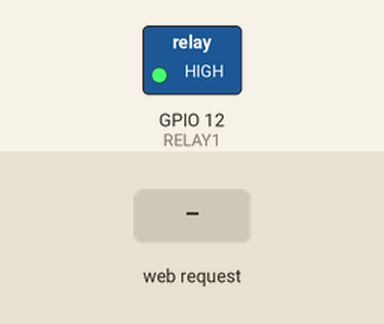
Recording of a sketch running on a simulated ESP32. Parts: switched loads named in the sketch (green lamp = pin HIGH). Inputs (shaded band) come from the test bench. WiFi joins after 1.5 s; servers stay silent unless stated; what the sketch prints to the serial monitor is not drawn.

Above: at 3.7 s.
3.8 s: HTTP request GET /ON received
At 5.0 s:
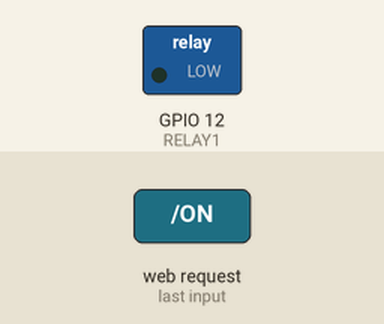
5.3 s: HTTP request GET /OFF received
At 6.2 s:
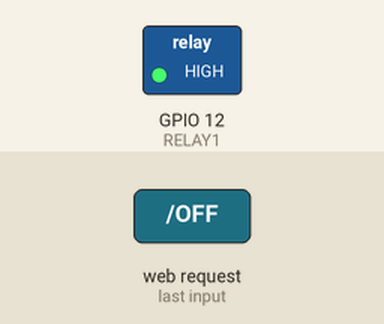
Timing chart, 0 to 8.3 s (numbered marks = the images above; inputs shaded):
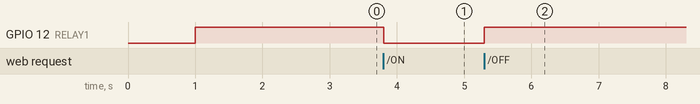

Measured:
- after the input at 3.8 s, GPIO 12 (RELAY1): HIGH → LOW at once
- after the input at 5.3 s, GPIO 12 (RELAY1): LOW → HIGH at once

The sketch:

ESP_32_EXpostory_project_Final_code-2.ino
```cpp
#include <WiFi.h>

// ===== WiFi Login =====
const char* ssid     = "WIFI name";
const char* password = "Password";

// ===== Pins =====
#define RELAY1  12   // Relay control pin (active LOW)

// ===== Web Server =====
WiFiServer server(80);

// ===== HTML Page (Raw Literal) =====
const char MAIN_page[] PROGMEM = R"=====(
<!DOCTYPE html>
<html lang="en">
<head>
    <meta charset="UTF-8">
    <meta name="viewport" content="width=device-width, initial-scale=1.0">
    <meta name="description" content="IoT-Based Air Purifier project by Waleed Asif, Anis Shah Gillani, and Adnan Liaqat from Air University, Islamabad. Learn about the design, implementation, and control system using recycled hardware.">
    <meta name="keywords" content="IoT, Air Purifier, Recycled Hardware, ESP32, Mechatronics, Biomedical Engineering">
    <title>Design and Implementation of an IoT-Based Air Purifier Using Fully Recycled Hardware</title>
    <link href="https://fonts.googleapis.com/css2?family=Roboto:wght@300;400;500;700&display=swap" rel="stylesheet">
    <style>
        body {
            font-family: 'Roboto', Arial, sans-serif;
            margin: 0;
            padding: 0;
            background-color: #003366;
            color: #333;
            line-height: 1.6;
        }
        .header {
            text-align: center;
            background: linear-gradient(135deg, #004080, #0066cc);
            color: white;
            padding: 40px 20px;
            font-size: 2.5rem;
            font-weight: 700;
            box-sh

            adow: 0 4px 8px rgba(0,0,0,0.3);
        }
        .sub-header {
            font-size: 1.2rem;
            font-style: italic;
            color: #ffffff;
            margin-bottom: 40px;
            text-align: center;
            font-weight: 500;
            padding: 20px;
            background-color: rgba(255,255,255,0.1);
        }
        .tabs {
            display: flex;
            justify-content: center;
            background-color: #004080;
            padding: 15px;
            box-shadow: 0 2px 4px rgba(0,0,0,0.2);
        }
        .tabs a {
            text-decoration: none;
            color: white;
            padding: 15px 30px;
            margin: 0 10px;
            border-radius: 5px;
            background-color: #555;
            transition: all 0.3s ease;
            font-weight: 500;
        }
        .tabs a:hover {
            background-color: #777;
            transform: translateY(-2px);
        }
        .content {
            max-width: 1200px;
            margin: 0 auto;
            padding: 40px 20px;
            background-color: #ffffff;
            border-radius: 10px;
            margin-top: 20px;
            box-shadow: 0 4px 12px rgba(0,0,0,0.1);
        }
        .cream-background {
            background-color: #faf0e6;
            padding: 30px;
            color: #333;
            font-size: 1.5rem;
            font-weight: 500;
            margin-top: 20px;
            border-radius: 10px;
            text-align: center;
            border: 1px solid #ddd;
            box-shadow: 0 2px 6px rgba(0,0,0,0.1);
        }
        .slider-container {
            text-align: center;
            margin-top: 50px;
        }
        .switch {
            position: relative;
            display: inline-block;
            width: 60px;
            height: 34px;
        }
        .switch input {
            opacity: 0;
            width: 0;
            height: 0;
        }
        .slider {
            position: absolute;
            cursor: pointer;
            top: 0;
            left: 0;
            right: 0;
            bottom: 0;
            background-color: #ccc;
            transition: 0.4s;
            border-radius: 50px;
        }
        .slider:before {
            position: absolute;
            content: "";
            height: 26px;
            width: 26px;
            border-radius: 50px;
            left: 4px;
            bottom: 4px;
            background-color: white;
            transition: 0.4s;
        }
        input:checked + .slider {
            background-color: #4CAF50;
        }
        input:checked + .slider:before {
            transform: translateX(26px);
        }

        .animation-text {
            font-size: 1.5rem;
            color: #333;
            font-weight: 500;
            text-align: center;
            padding: 20px;
        }

        .slider-speed-container {
            margin-top: 30px;
            color: #333;
            text-align: center;
        }
        .slider-speed-container label {
            font-size: 1.2rem;
            font-weight: 500;
        }

        .about-us-content {
            background-color: #faf0e6;
            color: #333;
            padding: 30px;
            border-radius: 10px;
            margin-top: 20px;
            box-shadow: 0 2px 6px rgba(0,0,0,0.1);
        }
        .about-us-content h2 {
            font-size: 1.8rem;
            font-weight: 700;
            margin-bottom: 20px;
        }
        .about-us-content p {
            margin-bottom: 15px;
        }

        footer {
            background-color: #004080;
            color: white;
            text-align: center;
            padding: 20px;
            margin-top: 40px;
            font-size: 0.9rem;
        }
        footer a {
            color: #add8e6;
            text-decoration: none;
        }
        footer a:hover {
            text-decoration: underline;
        }

        @keyframes fadeIn {
            from { opacity: 0; transform: translateY(20px); }
            to { opacity: 1; transform: translateY(0); }
        }
        .header, .sub-header, .content {
            animation: fadeIn 1s ease-out;
        }
    </style>
</head>
<body>

    <div class="header">
        Design and Implementation of an IoT-Based Air Purifier Using Fully Recycled Hardware
    </div>

    <div class="sub-header">
        Waleed Asif (242052) | Anis Shah Gillani (242073) | Adnan Liaqat (242039)<br>
        Department of Mechatronics Engineering and Biomedical Engineering, Air University, Islamabad<br>
        Supervisor: Fizza Farukh
    </div>

    <div class="tabs">
        <a href="#control-system">Control System</a>
        <a href="#project-details">Project Details</a>
        <a href="#about">About Us</a>
    </div>

    <!-- Control System Section -->
    <div class="content" id="control-system">
        <div class="cream-background">
            <h2>Control System</h2>
        </div>

        <div class="cream-background">
            <h3>Control Panel</h3>
            <p>This interactive control panel allows real-time management of the air purifier's fan and speed settings.</p>
        </div>

        <div class="slider-container">
            <label>Fan Status:</label><br>
            <label class="switch">
                <input type="checkbox" id="fan-switch">
                <span class="slider"></span>
            </label><br><br>
            <label id="fan-status">OFF</label>
        </div>

        <div class="slider-speed-container">
            <label>Fan Speed (0 to 100):</label><br>
            <input type="range" id="speed-control" name="speed" min="0" max="100" value="0">
            <br><br>
            <label id="speed-status">0</label>
        </div>

        <div class="cream-background">
            <div class="animation-text">
                This project demonstrates sustainable engineering practices through the use of recycled materials in IoT applications.
            </div>
        </div>
    </div>

    <!-- Project Details Section -->
    <div class="content" id="project-details">
        <h2>Project Details</h2>
        <p><strong>IoT-Based Air Purifier Made from Recycled Components — My Complete DIY Build</strong></p>
        <p>Indoor air quality matters more today than ever before. But instead of buying an expensive commercial air purifier, I decided to create my own — using IoT technology, upcycled materials, and a few essential electronics. The goal was simple:</p>
        <ul>
            <li>✔ Build a low-cost air purifier</li>
            <li>✔ Use recycled components</li>
            <li>✔ Add IoT monitoring and automation</li>
            <li>✔ Make something powerful, sustainable, and fully DIY</li>
        </ul>
        <p>This project turned into a working IoT-based smart air purifier, all powered by an ESP32 microcontroller and old parts that would otherwise have gone to waste.</p>
        <p><strong>⭐ Why I Built an IoT-Based Air Purifier</strong></p>
        <p>I wanted a purifier that:</p>
        <ul>
            <li>Cleans air effectively using real car-grade air filters</li>
            <li>Runs on low power</li>
            <li>Uses IoT for remote monitoring and control</li>
            <li>Is built entirely from recycled and reused materials</li>
            <li>Costs much less than commercial purifiers</li>
        </ul>
        <p>With this in mind, I collected old components like laptop chargers, car air filters, wooden leftover pieces, and 3D-printed parts.</p>

        <p><strong>🧰 Components Used (Mostly Recycled)</strong></p>
        <h3>Electronics</h3>
        <ul>
            <li>ESP32 microcontroller – for Wi-Fi + IoT control</li>
            <li>Two LM2596 buck converters</li>
            <li>1 for the 12V car fan</li>
            <li>1 for ESP32 + 5V Relay</li>
            <li>5V Relay Module – for switching the fan</li>
            <li>24V old laptop charger – main power supply</li>
            <li>Cooling Fan (from old PC/car AC duct)</li>
        </ul>
        <h3>Mechanical + Recycled Parts</h3>
        <ul>
            <li>Three car air filters (reused, cleaned, and combined)</li>
            <li>Custom wooden structure – top + bottom plates for airflow</li>
            <li>3D-Printed Electronics Box – holds ESP32, LM2596s, relay, power input</li>
            <li>Scrap wires and connectors</li>
        </ul>

        <p><strong>🔧 Step-By-Step: How I Built the Purifier</strong></p>
        <h3>Step 1: Designing the Airflow System</h3>
        <p>I started with three old car air filters. They were cleaned thoroughly and arranged in a box-like structure to increase the surface area for maximum filtration.</p>
        <p>The fan was mounted on the top wooden plate, pulling air upward. The bottom wooden plate allows air intake from below. Air moves through all filters and exits purified from the top.</p>
        <p>This created a vertical airflow design, similar to commercial HEPA purifiers.</p>

        <h3>Step 2: Making the Purifier Body</h3>
        <p>Wooden Base and Top</p>
        <p>I cut two wooden plates:</p>
        <ul>
            <li>Bottom plate → holds the filter box</li>
            <li>Top plate → holds the fan</li>
        </ul>
        <p>3D-Printed Electronics Box</p>
        <p>I designed and printed a compact casing to store:</p>
        <ul>
            <li>ESP32</li>
            <li>Both LM2596 buck converters</li>
            <li>Relay</li>
            <li>Wiring and connectors</li>
        </ul>
        <p>This box attaches neatly to the side of the filter unit.</p>

        <h3>Step 3: Power Management Using Recycled LM2596 Converters</h3>
        <p>Since I used a 24V old laptop charger, I had to step down voltages:</p>
        <ul>
            <li>LM2596 #1 → 12V for the Fan</li>
            <li>LM2596 #2 → 5V for ESP32 and Relay</li>
        </ul>
        <p>This allowed me to:</p>
        <ul>
            <li>Power everything from one old charger</li>
            <li>Avoid buying new adapters</li>
            <li>Keep the setup clean and efficient</li>
        </ul>

        <h3>Step 4: Installing the Fan</h3>
        <p>The fan sits at the top, tightly fixed with screws. It pulls air through the filters, and air exits upward. The strong airflow helps remove dust and pollutants.</p>
        <p>I made sure the edges were sealed so that all air must pass through the filters.</p>

        <h3>Step 5: Wiring the Electronics</h3>
        <p>Wiring included:</p>
        <ul>
            <li>24V → LM2596 (12V) → Fan</li>
            <li>24V → LM2596 (5V) → Relay + ESP32</li>
            <li>Relay signal pin → ESP32 GPIO</li>
            <li>ESP32 connected to Wi-Fi for IoT control</li>
        </ul>
        <p>I kept all cables inside the 3D-printed box for safety and neatness.</p>

        <h3>💡 Step 6: IoT Features (Powered by ESP32)</h3>
        <ul>
            <li>✔ Wi-Fi Control</li>
            <li>✔ Real-Time Monitoring</li>
            <li>✔ Automation</li>
            <li>✔ Cloud Dashboard (optional)</li>
        </ul>

        <p>This turned a simple purifier into a smart purifier.</p>

        <h3>🎉 Final Assembly</h3>
        <p>All components were mounted:</p>
        <ul>
            <li>Filters enclosed in a sturdy box</li>
            <li>Fan fitted on top plate</li>
            <li>Power cable connected</li>
            <li>3D printed electronics box fixed on the side</li>
        </ul>

        <p>The final build looked clean, modern, and surprisingly powerful — despite being made mostly from recycled parts.</p>

        <p><strong>🌿 Environmental Impact</strong></p>
        <p>This project used components that would otherwise be thrown away:</p>
        <ul>
            <li>Old laptop charger</li>
            <li>Discarded car air filters</li>
            <li>Recycled wood</li>
            <li>Spare cooling fan</li>
            <li>Reused LM2596 modules</li>
        </ul>
        <p>It proves that sustainability + technology can work together beautifully.</p>

        <p><strong>🧪 Performance & Testing</strong></p>
        <p>The purifier was tested in a closed room:</p>
        <ul>
            <li>Dust smell reduced noticeably</li>
            <li>Airflow was strong due to powerful fan</li>
            <li>Filters captured visible dust within days</li>
            <li>ESP32 remote control worked flawlessly</li>
        </ul>
        <p>Adding optional sensors (PM2.5, CO₂, VOC) can make it even more advanced.</p>

        <p><strong>📌 Conclusion</strong></p>
        <p>This IoT-Based Air Purifier Using Recycled Materials is:</p>
        <ul>
            <li>Affordable</li>
            <li>Eco-friendly</li>
            <li>Functional</li>
            <li>Smart</li>
            <li>Easy to build</li>
            <li>Highly customizable</li>
        </ul>
        <p>It’s a great project for anyone interested in IoT, sustainability, and DIY engineering.</p>
    </div>

    <!-- About Us Section -->
    <div class="content" id="about">
        <div class="cream-background">
            <h2>About Us</h2>
        </div>
        <div class="about-us-content">
            <h2>Project Team</h2>
            <p><strong>Team Members:</strong> Waleed Asif (242052), Anis Shah Gillani (242073), Adnan Liaqat (242039)</p>
            <p><strong>Department:</strong> Department of Mechatronics Engineering and Biomedical Engineering, Air University, Islamabad</p>
            <p><strong>Supervisor:</strong> Fizza Farukh</p>
            <p><strong>Contact Information:</strong></p>
            <p>Email: <a href="mailto:waleedasif651@gmail.com">waleedasif651@gmail.com</a></p>
        </div>
    </div>

    <footer>
        <p>&copy; 2023 Air University Project. All rights reserved. | <a href="#top">Back to Top</a></p>
    </footer>

    <!-- JavaScript for Fan & Speed Control -->
    <script>
        const fanSwitch = document.getElementById('fan-switch');
        const fanStatus = document.getElementById('fan-status');
        const speedControl = document.getElementById('speed-control');
        const speedStatus = document.getElementById('speed-status');

        fanSwitch.addEventListener('change', function() {
            if (fanSwitch.checked) {
                fanStatus.textContent = 'ON';
                fetch('/ON');
            } else {
                fanStatus.textContent = 'OFF';
                fetch('/OFF');
            }
        });

        speedControl.addEventListener('input', function() {
            speedStatus.textContent = speedControl.value;
            fetch('/speed?value=' + speedControl.value);
        });
    </script>

</body>
</html>
)=====";


// ===== Helper to send small plain-text response for AJAX calls =====
void sendSimpleOK(WiFiClient &client) {
  client.println("HTTP/1.1 200 OK");
  client.println("Content-Type: text/plain");
  client.println("Connection: close");
  client.println();
  client.println("OK");
}

void setup() {
  Serial.begin(115200);
  delay(1000);

  Serial.println("\n==============================");
  Serial.println("   ESP32 IoT Air Purifier UI  ");
  Serial.println("==============================\n");

  pinMode(RELAY1, OUTPUT);
  digitalWrite(RELAY1, HIGH);   // Relay OFF initially (active LOW)
  Serial.println("Relay Initialized → OFF");

  Serial.print("Connecting to WiFi: ");
  Serial.println(ssid);

  WiFi.begin(ssid, password);

  int attempts = 0;
  while (WiFi.status() != WL_CONNECTED) {
    delay(500);
    Serial.print(".");
    attempts++;
    if (attempts > 30) {
      Serial.println("\nWiFi Failed! Restarting ESP32...");
      ESP.restart();
    }
  }

  Serial.println("\n\nWiFi Connected Successfully!");
  Serial.print("ESP32 IP Address → ");
  Serial.println(WiFi.localIP());
  Serial.println("");

  server.begin();
  Serial.println("Web Server Started on Port 80\n");
}

void loop() {
  if (WiFi.status() != WL_CONNECTED) {
    Serial.println("⚠ WiFi Lost! Attempting Reconnect...");
    WiFi.reconnect();
    delay(2000);
  }

  WiFiClient client = server.available();

  if (client) {
    Serial.println("New Client Connected!");

    String request = client.readStringUntil('\r');
    Serial.print("Request: ");
    Serial.println(request);
    client.flush();

    // ---- Route Handling ----

    // Turn Relay ON
    if (request.indexOf("GET /ON") != -1) {
      digitalWrite(RELAY1, LOW);   // active LOW
      Serial.println("Relay → ON");
      sendSimpleOK(client);
    }
    // Turn Relay OFF
    else if (request.indexOf("GET /OFF") != -1) {
      digitalWrite(RELAY1, HIGH);
      Serial.println("Relay → OFF");
      sendSimpleOK(client);
    }
    // Speed control (from slider)
    else if (request.indexOf("GET /speed?value=") != -1) {
      int idx = request.indexOf("GET /speed?value=") + strlen("GET /speed?value=");
      int endIdx = request.indexOf(' ', idx);
      String speedStr = request.substring(idx, endIdx);
      int speedVal = speedStr.toInt();
      Serial.print("Speed value received → ");
      Serial.println(speedVal);
      // Here you can map speedVal (0–100) to PWM and control a fan if you add hardware
      sendSimpleOK(client);
    }
    // Default: serve the full HTML page
    else {
      client.println("HTTP/1.1 200 OK");
      client.println("Content-Type: text/html");
      client.println("Connection: close");
      client.println();
      client.print(MAIN_page);
    }

    client.stop();
    Serial.println("Client Disconnected\n");
  }
}
```
